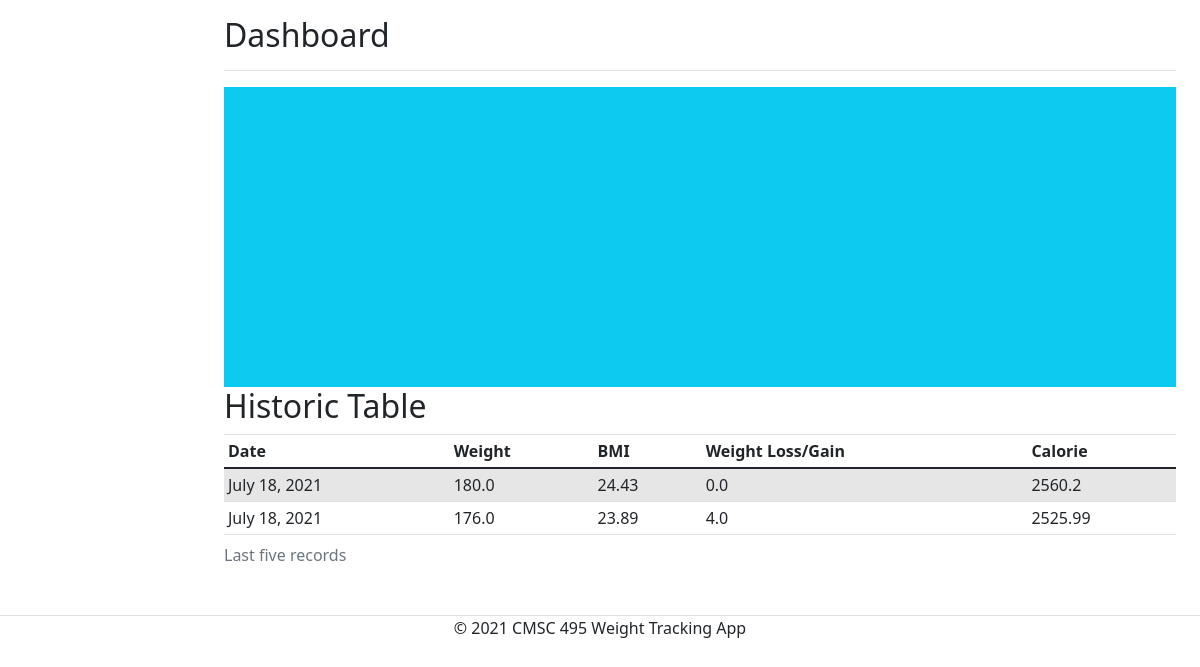
Screenshot of /WeightTrakcers/test with the database file from the repository.
### WeightTrackers/models.py (models this page shows, shortened)
class Calculate(models.Model):
    topic = models.ForeignKey(
        User, null=True, related_name='calculates', on_delete=models.CASCADE)
    bmi = models.FloatField(max_length=20, default=0,
                            verbose_name='Body Mass Index')
    calorie = models.FloatField(
        max_length=20, default=0,  verbose_name='Calorie')
    entry_date = models.DateField(auto_now_add=True, null=True)
    weight = models.FloatField(max_length=20, default=0,
                            verbose_name='Weight')
    weight_difference = models.FloatField(
        max_length=20, default=0,  verbose_name='Weight Loss')

### WeightTrackers/views.py (the view)
# urls.py: path('test', views.test, name='test'),
def test(request):
	people = Calculate.objects.all().order_by('entry_date')
	return render(request, 'WeightTrackers/generate_pdf.html', {'people': people})

### WeightTrackers/templates/WeightTrackers/generate_pdf.html (shortened to what this page needs)
<!doctype html>
{% load static %}
<html lang="en">
  <head>
      <link rel="stylesheet" href="{% static 'assets/css/bootstrap.min.css' %}">
      <link rel="stylesheet" href="{% static 'assets/fonts/font-awesome-4.7.0/css/font-awesome.min.css' %}">
    <link rel="stylesheet" type="text/css"  href='{% static "WeightTrackers/css/dashboard.css" %}'/>
    <link rel="stylesheet" type="text/css"  href='{% static "WeightTrackers/css/bootstrap.min.css" %}'/>
  </head>
  <body>
 {% block content %}
    <main class="col-md-9 ms-sm-auto col-lg-10 px-md-4">
      <div class="d-flex justify-content-between flex-wrap flex-md-nowrap align-items-center pt-3 pb-2 mb-3 border-bottom">
        <h1 class="h2">Dashboard</h1>
      </div>
<div class="col bg-info w-100" style="height: 300px;"></div>
      <h2>Historic Table</h2>
      <div class="table-responsive">
        <table class="table table-striped table-sm">
          <caption>Last five records</caption>
          <thead>
            <tr>
              <th>Date</th>
              <th>Weight</th>
              <th>BMI</th>
              <th>Weight Loss/Gain</th>
              <th>Calorie</th>
            </tr>
          </thead>
          <tbody>
            {% for calculate in people  %}
            <tr>
              <td>{{ calculate.entry_date }}</td>
              <td>{{ calculate.weight }}</td>
              <td>{{ calculate.bmi }}</td>
              <td>{{ calculate.weight_difference }}</td>
              <td>{{ calculate.calorie }}</td>
            </tr>
            {% endfor %}
          </tbody>
        </table>
      </div>
    </main>
  <footer class="ptd-3 mt-4 border-top" style="text-align: center;">
      &copy; 2021 CMSC 495 Weight Tracking App
    </footer>
{% endblock content %}
</body>
</html>

### WeightTrackers/static/WeightTrackers/css/dashboard.css (style rules this page uses)
body { font-size: .875rem; }

### rows the page displays
Calculate: entry_date "July 18, 2021", weight "180.0", bmi "24.43", weight_difference "0.0", calorie "2560.2"
Calculate: entry_date "July 18, 2021", weight "176.0", bmi "23.89", weight_difference "4.0", calorie "2525.99"
